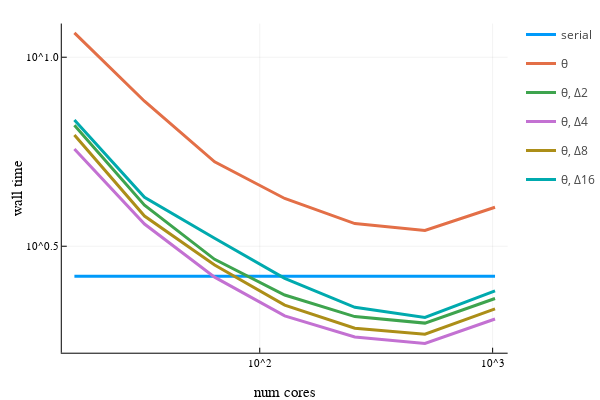

The code cell stored with this chart in its notebook:
### Code cell
ncores = [16, 32, 64, 128, 256, 512, 1024]
ranks = [2, 4, 8, 16]
ml = 4
cf = 4
tol = 1e-6

function readΔ(rank, nc) return parseTiming("ks_Delta$(rank)_nc$(nc)_cf$(cf)_ml$(ml)", tol) end
readθ = nc -> parseTiming("ks_nc$(nc)_cf$(cf)_ml$(ml)", tol)
# function readΔ(rank, nc) return parseTiming("ks_Delta$(rank)_nc$(nc)_cf$(cf)_ml$(ml)") end
# readθ = nc -> parseTiming("ks_nc$(nc)_cf$(cf)_ml$(ml)")

# serial timing
tser = parseTiming("ks_ml1")
pl = plot(ncores, x->tser, linewidth=3, label="serial", xaxis=("num cores", :log), yaxis=("wall time", :log))

# θ timing
# tθ = zeros(length(ncores))
# for i in 1:length(ncores)
#     tθ[i] = parseTiming("ks_nc$(ncores[i])_cf$(cf)_ml$(ml)")
# end
itersθ = parseIters("ks_nc$(ncores[1])_cf4_ml4")
tθ = readθ.(ncores)
println("θ iters: $(itersθ)")
println("θ speedup: $(tser/minimum(tθ)) @ $(ncores[argmin(tθ)])")
plot!(pl, ncores, tθ, linewidth=3, label="θ")

# Δ timings
for rank in ranks
    tΔ = zeros(length(ncores)) 
    itersΔ = parseIters("ks_Delta$(rank)_nc$(ncores[1])_cf$(cf)_ml$(ml)")
    for i in 1:length(ncores)
        tΔ[i] = readΔ(rank, ncores[i])
    end
    println("Δ$(rank) iters: $(itersΔ)")
    println("Δ$(rank) speedup: $(tser/minimum(tΔ)) @ $(ncores[argmin(tΔ)])")
    plot!(pl, ncores, tΔ, linewidth=3, label="θ, Δ$(rank)")
end
savefig(pl, "scaling_cf$(cf)_ml$(ml).png")
plot!()

# println("fmg iters: $(itersfmg)")
# println("fmg speedup: $(tser/minimum(tfmg)) @ $(ncores[argmin(tfmg)])")

### Figure 1 — Plotly figure (JSON) as saved in the notebook; plotly's stock layout.template omitted (floating-point values rounded to 4 significant figures)
{"data": [{"colorbar": {"title": ""}, "legendgroup": "serial", "line": {"color": "rgba(0, 154, 250, 1.000)", "dash": "solid", "shape": "linear", "width": 3}, "mode": "lines", "name": "serial", "showlegend": true, "type": "scatter", "x": [16, 32, 64, 128, 256, 512, 1024], "xaxis": "x", "y": [2.634, 2.634, 2.634, 2.634, 2.634, 2.634, 2.634], "yaxis": "y", "zmax": null, "zmin": null}, {"colorbar": {"title": ""}, "legendgroup": "θ", "line": {"color": "rgba(227, 111, 71, 1.000)", "dash": "solid", "shape": "linear", "width": 3}, "mode": "lines", "name": "θ", "showlegend": true, "type": "scatter", "x": [16, 32, 64, 128, 256, 512, 1024], "xaxis": "x", "y": [11.6, 7.65, 5.29, 4.23, 3.63, 3.48, 4.01], "yaxis": "y", "zmax": null, "zmin": null}, {"colorbar": {"title": ""}, "legendgroup": "θ, Δ2", "line": {"color": "rgba(62, 164, 78, 1.000)", "dash": "solid", "shape": "linear", "width": 3}, "mode": "lines", "name": "θ, Δ2", "showlegend": true, "type": "scatter", "x": [16, 32, 64, 128, 256, 512, 1024], "xaxis": "x", "y": [6.61, 4.06, 2.92, 2.35, 2.06, 1.98, 2.3], "yaxis": "y", "zmax": null, "zmin": null}, {"colorbar": {"title": ""}, "legendgroup": "θ, Δ4", "line": {"color": "rgba(195, 113, 210, 1.000)", "dash": "solid", "shape": "linear", "width": 3}, "mode": "lines", "name": "θ, Δ4", "showlegend": true, "type": "scatter", "x": [16, 32, 64, 128, 256, 512, 1024], "xaxis": "x", "y": [5.72, 3.62, 2.62, 2.07, 1.82, 1.75, 2.03], "yaxis": "y", "zmax": null, "zmin": null}, {"colorbar": {"title": ""}, "legendgroup": "θ, Δ8", "line": {"color": "rgba(172, 142, 24, 1.000)", "dash": "solid", "shape": "linear", "width": 3}, "mode": "lines", "name": "θ, Δ8", "showlegend": true, "type": "scatter", "x": [16, 32, 64, 128, 256, 512, 1024], "xaxis": "x", "y": [6.23, 3.8, 2.82, 2.21, 1.92, 1.85, 2.16], "yaxis": "y", "zmax": null, "zmin": null}, {"colorbar": {"title": ""}, "legendgroup": "θ, Δ16", "line": {"color": "rgba(0, 170, 174, 1.000)", "dash": "solid", "shape": "linear", "width": 3}, "mode": "lines", "name": "θ, Δ16", "showlegend": true, "type": "scatter", "x": [16, 32, 64, 128, 256, 512, 1024], "xaxis": "x", "y": [6.82, 4.26, 3.32, 2.6, 2.18, 2.05, 2.41], "yaxis": "y", "zmax": null, "zmin": null}], "layout": {"annotations": [], "height": 400, "legend_position": {"bgcolor": "rgba(255, 255, 255, 1.000)", "bordercolor": "rgba(0, 0, 0, 1.000)", "borderwidth": 1, "font": {"color": "rgba(0, 0, 0, 1.000)", "family": "sans-serif", "size": 11}, "title": {"font": {"color": "rgba(0, 0, 0, 1.000)", "family": "sans-serif", "size": 15}, "text": ""}, "tracegroupgap": 0, "traceorder": "normal", "x": 1, "xanchor": "auto", "y": 1, "yanchor": "auto"}, "margin": {"b": 20, "l": 0, "r": 0, "t": 20}, "paper_bgcolor": "rgba(255, 255, 255, 1.000)", "plot_bgcolor": "rgba(255, 255, 255, 1.000)", "showlegend": true, "width": 600, "xaxis": {"anchor": "y", "domain": [0.1209, 0.9934], "gridcolor": "rgba(0, 0, 0, 0.100)", "gridwidth": 0.5, "linecolor": "rgba(0, 0, 0, 1.000)", "mirror": false, "range": [1.15, 3.064], "showgrid": true, "showline": true, "showticklabels": true, "tickangle": 0, "tickcolor": "rgb(0, 0, 0)", "tickfont": {"color": "rgba(0, 0, 0, 1.000)", "family": "sans-serif", "size": 11}, "tickmode": "array", "ticks": "inside", "ticktext": ["10^2", "10^3"], "tickvals": [100, 1000], "title": "num cores", "titlefont": {"color": "rgba(0, 0, 0, 1.000)", "family": "sans-serif", "size": 15}, "type": "log", "visible": true, "zeroline": false, "zerolinecolor": "rgba(0, 0, 0, 1.000)"}, "yaxis": {"anchor": "x", "domain": [0.07581, 0.9902], "gridcolor": "rgba(0, 0, 0, 0.100)", "gridwidth": 0.5, "linecolor": "rgba(0, 0, 0, 1.000)", "mirror": false, "range": [0.2184, 1.089], "showgrid": true, "showline": true, "showticklabels": true, "tickangle": 0, "tickcolor": "rgb(0, 0, 0)", "tickfont": {"color": "rgba(0, 0, 0, 1.000)", "family": "sans-serif", "size": 11}, "tickmode": "array", "ticks": "inside", "ticktext": ["10^0.5", "10^1.0"], "tickvals": [3.162, 10], "title": "wall time", "titlefont": {"color": "rgba(0, 0, 0, 1.000)", "family": "sans-serif", "size": 15}, "type": "log", "visible": true, "zeroline": false, "zerolinecolor": "rgba(0, 0, 0, 1.000)"}}}
